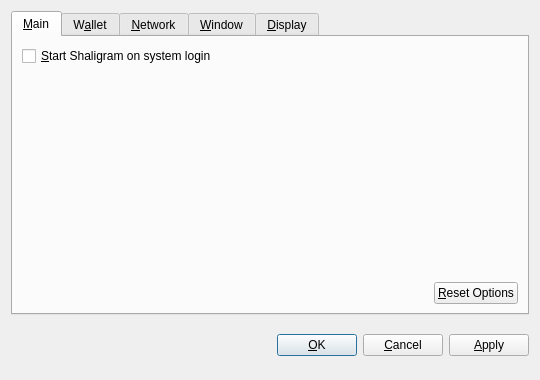
<?xml version="1.0" encoding="UTF-8"?>
<ui version="4.0">
 <class>OptionsDialog</class>
 <widget class="QDialog" name="OptionsDialog">
  <property name="geometry">
   <rect>
    <x>0</x>
    <y>0</y>
    <width>540</width>
    <height>380</height>
   </rect>
  </property>
  <property name="windowTitle">
   <string>Options</string>
  </property>
  <property name="modal">
   <bool>true</bool>
  </property>
  <layout class="QVBoxLayout" name="verticalLayout">
   <item>
    <widget class="QTabWidget" name="tabWidget">
     <property name="tabPosition">
      <enum>QTabWidget::North</enum>
     </property>
     <property name="currentIndex">
      <number>0</number>
     </property>
     <widget class="QWidget" name="tabMain">
      <attribute name="title">
       <string>&amp;Main</string>
      </attribute>
      <layout class="QVBoxLayout" name="verticalLayout_Main">
       <item>
        <widget class="QCheckBox" name="bitcoinAtStartup">
         <property name="toolTip">
          <string>Automatically start Shaligram after logging in to the system.</string>
         </property>
         <property name="text">
          <string>&amp;Start Shaligram on system login</string>
         </property>
        </widget>
       </item>
       <item>
        <spacer name="verticalSpacer_Main">
         <property name="orientation">
          <enum>Qt::Vertical</enum>
         </property>
         <property name="sizeHint" stdset="0">
          <size>
           <width>20</width>
           <height>40</height>
          </size>
         </property>
        </spacer>
       </item>
       <item>
        <layout class="QHBoxLayout" name="horizontalLayout_2_Main">
         <item>
          <spacer name="horizontalSpacer_2_Main">
           <property name="orientation">
            <enum>Qt::Horizontal</enum>
           </property>
           <property name="sizeHint" stdset="0">
            <size>
             <width>40</width>
             <height>20</height>
            </size>
           </property>
          </spacer>
         </item>
         <item>
          <widget class="QPushButton" name="resetButton">
           <property name="toolTip">
            <string>Reset all client options to default.</string>
           </property>
           <property name="text">
            <string>&amp;Reset Options</string>
           </property>
           <property name="autoDefault">
            <bool>false</bool>
           </property>
          </widget>
         </item>
        </layout>
       </item>
      </layout>
     </widget>
     <widget class="QWidget" name="tabWallet">
      <attribute name="title">
       <string>W&amp;allet</string>
      </attribute>
      <layout class="QVBoxLayout" name="verticalLayout_Network">
       <item>
        <widget class="QLabel" name="transactionFeeInfoLabel">
         <property name="text">
          <string>Optional transaction fee per kB that helps make sure your transactions are processed quickly. Most transactions are 1 kB.</string>
         </property>
         <property name="textFormat">
          <enum>Qt::PlainText</enum>
         </property>
         <property name="wordWrap">
          <bool>true</bool>
         </property>
        </widget>
       </item>
       <item>
        <layout class="QHBoxLayout" name="horizontalLayout_1_Main">
         <item>
          <widget class="QLabel" name="transactionFeeLabel">
           <property name="text">
            <string>Pay transaction &amp;fee</string>
           </property>
           <property name="textFormat">
            <enum>Qt::PlainText</enum>
           </property>
           <property name="buddy">
            <cstring>transactionFee</cstring>
           </property>
          </widget>
         </item>
         <item>
          <widget class="BitcoinAmountField" name="transactionFee"/>
         </item>
         <item>
          <spacer name="horizontalSpacer_1_Main">
           <property name="orientation">
            <enum>Qt::Horizontal</enum>
           </property>
           <property name="sizeHint" stdset="0">
            <size>
             <width>40</width>
             <height>20</height>
            </size>
           </property>
          </spacer>
         </item>
        </layout>
       </item>
       <item>
        <widget class="QLabel" name="label">
         <property name="text">
          <string>If you disable the spending of unconfirmed change, the change from a transaction cannot be used until that transaction has at least one confirmation. This also affects how your balance is computed.</string>
         </property>
         <property name="wordWrap">
          <bool>true</bool>
         </property>
        </widget>
       </item>
       <item>
        <widget class="QCheckBox" name="spendZeroConfChange">
         <property name="text">
          <string>Spend unconfirmed change  (experts only)</string>
         </property>
        </widget>
       </item>
       <item>
        <spacer name="verticalSpacer">
         <property name="orientation">
          <enum>Qt::Vertical</enum>
         </property>
         <property name="sizeHint" stdset="0">
          <size>
           <width>20</width>
           <height>40</height>
          </size>
         </property>
        </spacer>
       </item>
      </layout>
     </widget>
     <widget class="QWidget" name="tabNetwork">
      <attribute name="title">
       <string>&amp;Network</string>
      </attribute>
      <layout class="QVBoxLayout" name="verticalLayout_Network">
       <item>
        <widget class="QCheckBox" name="mapPortUpnp">
         <property name="toolTip">
          <string>Automatically open the Shaligram client port on the router. This only works when your router supports UPnP and it is enabled.</string>
         </property>
         <property name="text">
          <string>Map port using &amp;UPnP</string>
         </property>
        </widget>
       </item>
       <item>
        <widget class="QCheckBox" name="connectSocks">
         <property name="toolTip">
          <string>Connect to the Shaligram network through a SOCKS proxy (e.g. when connecting through Tor).</string>
         </property>
         <property name="text">
          <string>&amp;Connect through SOCKS proxy:</string>
         </property>
        </widget>
       </item>
       <item>
        <layout class="QHBoxLayout" name="horizontalLayout_Network">
         <item>
          <widget class="QLabel" name="proxyIpLabel">
           <property name="text">
            <string>Proxy &amp;IP:</string>
           </property>
           <property name="textFormat">
            <enum>Qt::PlainText</enum>
           </property>
           <property name="buddy">
            <cstring>proxyIp</cstring>
           </property>
          </widget>
         </item>
         <item>
          <widget class="QValidatedLineEdit" name="proxyIp">
           <property name="maximumSize">
            <size>
             <width>140</width>
             <height>16777215</height>
            </size>
           </property>
           <property name="toolTip">
            <string>IP address of the proxy (e.g. 127.0.0.1)</string>
           </property>
          </widget>
         </item>
         <item>
          <widget class="QLabel" name="proxyPortLabel">
           <property name="text">
            <string>&amp;Port:</string>
           </property>
           <property name="textFormat">
            <enum>Qt::PlainText</enum>
           </property>
           <property name="buddy">
            <cstring>proxyPort</cstring>
           </property>
          </widget>
         </item>
         <item>
          <widget class="QLineEdit" name="proxyPort">
           <property name="maximumSize">
            <size>
             <width>55</width>
             <height>16777215</height>
            </size>
           </property>
           <property name="toolTip">
            <string>Port of the proxy (e.g. 9050)</string>
           </property>
          </widget>
         </item>
         <item>
          <widget class="QLabel" name="socksVersionLabel">
           <property name="text">
            <string>SOCKS &amp;Version:</string>
           </property>
           <property name="textFormat">
            <enum>Qt::PlainText</enum>
           </property>
           <property name="buddy">
            <cstring>socksVersion</cstring>
           </property>
          </widget>
         </item>
         <item>
          <widget class="QValueComboBox" name="socksVersion">
           <property name="toolTip">
            <string>SOCKS version of the proxy (e.g. 5)</string>
           </property>
          </widget>
         </item>
         <item>
          <spacer name="horizontalSpacer_Network">
           <property name="orientation">
            <enum>Qt::Horizontal</enum>
           </property>
           <property name="sizeHint" stdset="0">
            <size>
             <width>40</width>
             <height>20</height>
            </size>
           </property>
          </spacer>
         </item>
        </layout>
       </item>
       <item>
        <spacer name="verticalSpacer_Network">
         <property name="orientation">
          <enum>Qt::Vertical</enum>
         </property>
         <property name="sizeHint" stdset="0">
          <size>
           <width>20</width>
           <height>40</height>
          </size>
         </property>
        </spacer>
       </item>
      </layout>
     </widget>
     <widget class="QWidget" name="tabWindow">
      <attribute name="title">
       <string>&amp;Window</string>
      </attribute>
      <layout class="QVBoxLayout" name="verticalLayout_Window">
       <item>
        <widget class="QCheckBox" name="minimizeToTray">
         <property name="toolTip">
          <string>Show only a tray icon after minimizing the window.</string>
         </property>
         <property name="text">
          <string>&amp;Minimize to the tray instead of the taskbar</string>
         </property>
        </widget>
       </item>
       <item>
        <widget class="QCheckBox" name="minimizeOnClose">
         <property name="toolTip">
          <string>Minimize instead of exit the application when the window is closed. When this option is enabled, the application will be closed only after selecting Quit in the menu.</string>
         </property>
         <property name="text">
          <string>M&amp;inimize on close</string>
         </property>
        </widget>
       </item>
       <item>
        <spacer name="verticalSpacer_Window">
         <property name="orientation">
          <enum>Qt::Vertical</enum>
         </property>
         <property name="sizeHint" stdset="0">
          <size>
           <width>20</width>
           <height>40</height>
          </size>
         </property>
        </spacer>
       </item>
      </layout>
     </widget>
     <widget class="QWidget" name="tabDisplay">
      <attribute name="title">
       <string>&amp;Display</string>
      </attribute>
      <layout class="QVBoxLayout" name="verticalLayout_Display">
       <item>
        <layout class="QHBoxLayout" name="horizontalLayout_1_Display">
         <item>
          <widget class="QLabel" name="langLabel">
           <property name="text">
            <string>User Interface &amp;language:</string>
           </property>
           <property name="textFormat">
            <enum>Qt::PlainText</enum>
           </property>
           <property name="buddy">
            <cstring>lang</cstring>
           </property>
          </widget>
         </item>
         <item>
          <widget class="QValueComboBox" name="lang">
           <property name="toolTip">
            <string>The user interface language can be set here. This setting will take effect after restarting Shaligram.</string>
           </property>
          </widget>
         </item>
        </layout>
       </item>
       <item>
        <layout class="QHBoxLayout" name="horizontalLayout_2_Display">
         <item>
          <widget class="QLabel" name="unitLabel">
           <property name="text">
            <string>&amp;Unit to show amounts in:</string>
           </property>
           <property name="textFormat">
            <enum>Qt::PlainText</enum>
           </property>
           <property name="buddy">
            <cstring>unit</cstring>
           </property>
          </widget>
         </item>
         <item>
          <widget class="QValueComboBox" name="unit">
           <property name="toolTip">
            <string>Choose the default subdivision unit to show in the interface and when sending coins.</string>
           </property>
          </widget>
         </item>
        </layout>
       </item>
       <item>
        <widget class="QCheckBox" name="displayAddresses">
         <property name="toolTip">
          <string>Whether to show Shaligram addresses in the transaction list or not.</string>
         </property>
         <property name="text">
          <string>&amp;Display addresses in transaction list</string>
         </property>
        </widget>
       </item>
       <item>
        <widget class="QCheckBox" name="coinControlFeatures">
         <property name="toolTip">
          <string>Whether to show coin control features or not.</string>
         </property>
         <property name="text">
          <string>Display coin &amp;control features (experts only!)</string>
         </property>
        </widget>
       </item>
       <item>
        <spacer name="verticalSpacer_Display">
         <property name="orientation">
          <enum>Qt::Vertical</enum>
         </property>
         <property name="sizeHint" stdset="0">
          <size>
           <width>20</width>
           <height>40</height>
          </size>
         </property>
        </spacer>
       </item>
      </layout>
     </widget>
    </widget>
   </item>
   <item>
    <layout class="QHBoxLayout" name="horizontalLayout_Buttons">
     <item>
      <spacer name="horizontalSpacer_1">
       <property name="orientation">
        <enum>Qt::Horizontal</enum>
       </property>
       <property name="sizeHint" stdset="0">
        <size>
         <width>40</width>
         <height>48</height>
        </size>
       </property>
      </spacer>
     </item>
     <item>
      <widget class="QLabel" name="statusLabel">
       <property name="font">
        <font>
         <weight>75</weight>
         <bold>true</bold>
        </font>
       </property>
       <property name="text">
        <string/>
       </property>
       <property name="textFormat">
        <enum>Qt::PlainText</enum>
       </property>
       <property name="wordWrap">
        <bool>true</bool>
       </property>
      </widget>
     </item>
     <item>
      <spacer name="horizontalSpacer_2">
       <property name="orientation">
        <enum>Qt::Horizontal</enum>
       </property>
       <property name="sizeHint" stdset="0">
        <size>
         <width>40</width>
         <height>48</height>
        </size>
       </property>
      </spacer>
     </item>
     <item>
      <widget class="QPushButton" name="okButton">
       <property name="text">
        <string>&amp;OK</string>
       </property>
      </widget>
     </item>
     <item>
      <widget class="QPushButton" name="cancelButton">
       <property name="text">
        <string>&amp;Cancel</string>
       </property>
       <property name="autoDefault">
        <bool>false</bool>
       </property>
      </widget>
     </item>
     <item>
      <widget class="QPushButton" name="applyButton">
       <property name="text">
        <string>&amp;Apply</string>
       </property>
       <property name="autoDefault">
        <bool>false</bool>
       </property>
      </widget>
     </item>
    </layout>
   </item>
  </layout>
 </widget>
 <customwidgets>
  <customwidget>
   <class>BitcoinAmountField</class>
   <extends>QSpinBox</extends>
   <header>bitcoinamountfield.h</header>
  </customwidget>
  <customwidget>
   <class>QValueComboBox</class>
   <extends>QComboBox</extends>
   <header>qvaluecombobox.h</header>
  </customwidget>
  <customwidget>
   <class>QValidatedLineEdit</class>
   <extends>QLineEdit</extends>
   <header>qvalidatedlineedit.h</header>
  </customwidget>
 </customwidgets>
 <resources/>
 <connections/>
</ui>
